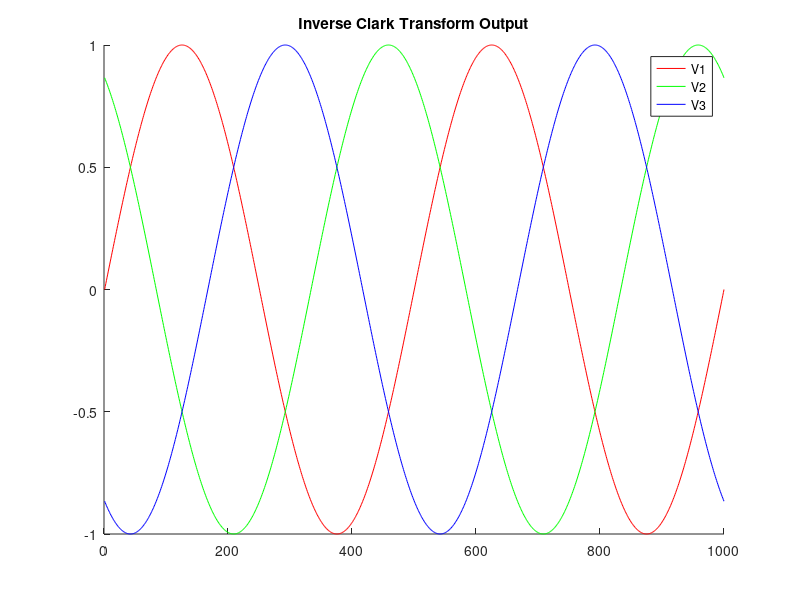
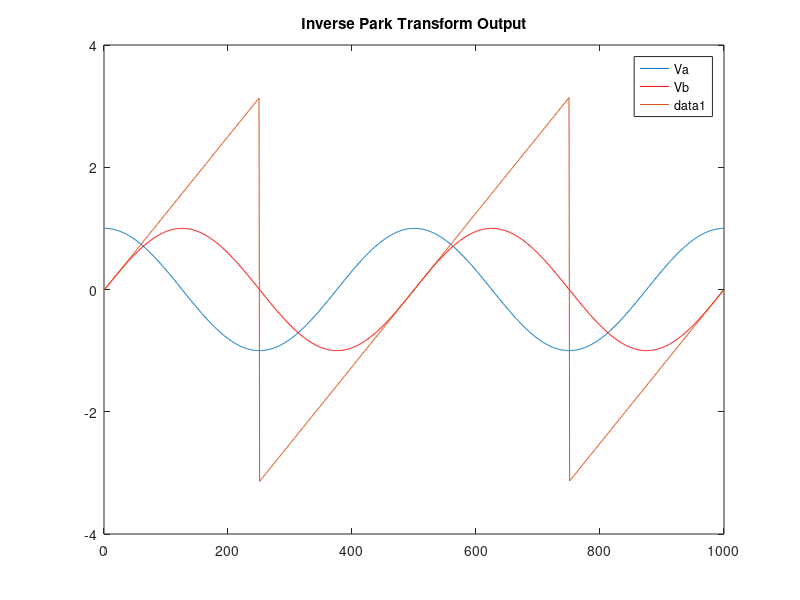

MATLAB code for these plots, in order:
% clear all;
% close all;
% clc;

pos = linspace(0, 4*pi, 1000);
sectors = linspace(1, 6, 5);

Vd = 1;
Vq = 0;

Va = (Vd * cos(pos) - Vq * sin(pos));
Vb = (Vd * sin(pos) + Vq * cos(pos));


V1 = Vb;
V2 = (-Vb + sqrt(3) * Va)./ 2;
V3 = (-Vb - sqrt(3) * Va)./ 2;

figure;
hold on;
plot(V1, 'r');
plot(V2, 'g');
plot(V3, 'b');
legend('V1','V2','V3');
title('Inverse Clark Transform Output');
i = 1;

while i < length(pos)
    sector(i) = atan2(Vb(i),Va(i));
    i = i + 1;
end

i = 1;
while i < 7
    A = [sin((i * pi)/3), -cos((i * pi)/3); -sin(((i - 1)*pi)/3), cos(((i - 1)*pi)/3)]
    i = i + 1;
end

figure;
plot(Va);
hold on;
plot(Vb, 'r');
legend('Va','Vb');
title('Inverse Park Transform Output');
plot(sector);
hold off